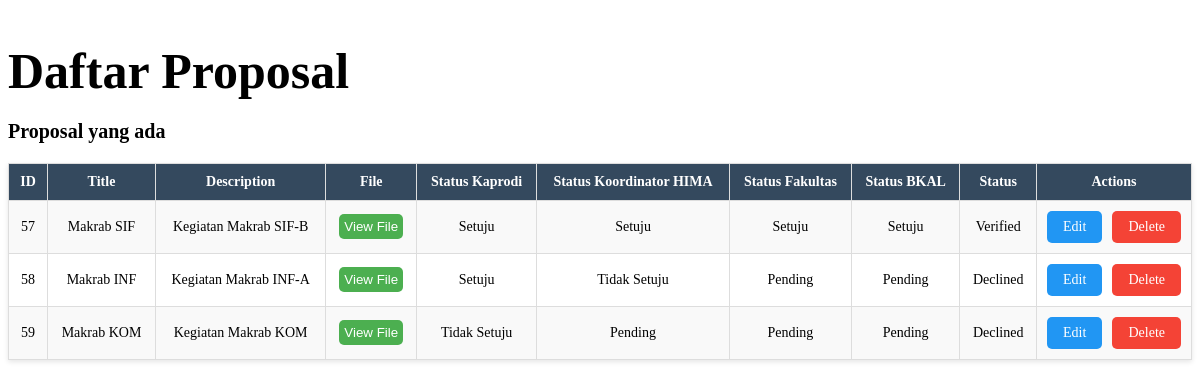
Page /proposal.php (signed in) on the committed database.
### tables this page shows
CREATE TABLE `proposal` (
  `id` int(11) NOT NULL,
  `title` varchar(255) NOT NULL,
  `description` text NOT NULL,
  `koordinator_hima` enum('Setuju','Tidak Setuju','Pending') DEFAULT 'Pending',
  `kaprodi` enum('Setuju','Tidak Setuju','Pending') DEFAULT 'Pending',
  `fakultas` enum('Setuju','Tidak Setuju','Pending') DEFAULT 'Pending',
  `bkal` enum('Setuju','Tidak Setuju','Pending') DEFAULT 'Pending',
  `created_by` int(11) NOT NULL,
  `created_at` timestamp NOT NULL DEFAULT current_timestamp(),
  `updated_at` timestamp NOT NULL DEFAULT current_timestamp() ON UPDATE current_timestamp(),
  `file_path` varchar(255) DEFAULT NULL,
  `status` enum('Pending','Verified','Declined','Updated') DEFAULT 'Pending'
);

### proposal.php (the view, shortened to what this page needs)
<?php
$user = $_SESSION['user'];
include 'config/db.php';
$query = "
    SELECT *,
        CASE
            WHEN kaprodi = 'Setuju' AND koordinator_hima = 'Setuju' AND fakultas = 'Setuju' AND bkal = 'Setuju' THEN 'Verified'
            WHEN kaprodi = 'Tidak Setuju' OR koordinator_hima = 'Tidak Setuju' OR fakultas = 'Tidak Setuju' OR bkal = 'Tidak Setuju' THEN 'Declined'
            WHEN kaprodi = 'Pending' OR koordinator_hima = 'Pending' OR fakultas = 'Pending' OR bkal = 'Pending' THEN
                CASE
                    WHEN updated_at IS NOT NULL AND TIMESTAMPDIFF(MINUTE, updated_at, NOW()) < 5 THEN 'Updated'
                    WHEN updated_at IS NOT NULL THEN 'Pending'
                    ELSE 'Ongoing'
                END
            WHEN created_at IS NOT NULL AND updated_at IS NULL THEN 'Ongoing'
            ELSE 'Unknown'
        END AS status
    FROM proposal
";
$result = mysqli_query($conn, $query);
?>
<!DOCTYPE html>
<html lang="en">
<head>
</head>
<body>
    <h2 style="font-size: 50px; margin-bottom: 20px;">Daftar Proposal</h2>
    <h3 style="font-size: 20px; margin-bottom: 20px;">Proposal yang ada</h3>
    <table>
        <tr>
            <th>ID</th>
            <th>Title</th>
            <th>Description</th>
            <th>File</th>
            <th>Status Kaprodi</th>
            <th>Status Koordinator HIMA</th>
            <th>Status Fakultas</th>
            <th>Status BKAL</th>
            <th>Status</th>
            <th>Actions</th>
        </tr>
        <?php while ($proposal = mysqli_fetch_assoc($result)): ?>
        <tr>
            <td><?= htmlspecialchars($proposal['id']); ?></td>
            <td><?= htmlspecialchars($proposal['title']); ?></td>
            <td><?= htmlspecialchars($proposal['description']); ?></td>
            <td>
            <?php if ($proposal['file_path']): ?>
            <a href="crud/<?= htmlspecialchars($proposal['file_path']); ?>" target="_blank">
            <button style="background-color: #4CAF50; color: white; padding: 5px 5px; border: none; border-radius: 5px; cursor: pointer;">
            View File
             </button></a>
                <?php else: ?>
                    No file uploaded
                <?php endif; ?>
            </td>
            <td><?= htmlspecialchars($proposal['kaprodi']); ?></td>
            <td><?= htmlspecialchars($proposal['koordinator_hima']) ?? 'Pending'; ?></td>
            <td><?= htmlspecialchars($proposal['fakultas']) ?? 'Pending'; ?></td>
            <td><?= htmlspecialchars($proposal['bkal']) ?? 'Pending'; ?></td>
            <td>
                <?= htmlspecialchars($proposal['status']); ?>
            </td>
            <td>
                <?php if ($user['kode_role'] == 'PRD' && $proposal['kaprodi'] == 'Pending'): ?>
                     <a href="validate_proposal.php?id=<?= htmlspecialchars($proposal['id']); ?>&action=approve&role=PRD" style="text-decoration: none; color: white;">
                        <button class="btn-setuju">Setuju</button>
                     </a>
                    <a href="validate_proposal.php?id=<?= htmlspecialchars($proposal['id']); ?>&action=decline&role=PRD" style="text-decoration: none; color: white;">
                        <button class="btn-tolak">Tidak Setuju</button>
                    </a>
                <?php elseif ($user['kode_role'] != 'PRD' && $user['kode_role'] != 'KRD' && $user['kode_role'] != 'FKT' && $user['kode_role'] != 'BKL'): ?>
                    <div style="display: flex; justify-content: space-between;">
                        <a href="crud/edit_proposal.php?id=<?= htmlspecialchars($proposal['id']); ?>" class="btn-edit">Edit</a>
                        <a href="crud/delete_proposal.php?id=<?= htmlspecialchars($proposal['id']); ?>" class="btn-delete" onclick="return confirm('Yakin ingin menghapus proposal ini?')">Delete</a>
                    </div>
                <?php endif; ?>
            </td>
        </tr>
        <?php endwhile; ?>
    </table>
</body>
</html>

### proposal.php (style rules this page uses)
table { width: 100%; max-width: 1200px; margin-bottom: 20px; border-collapse: collapse; box-shadow: 0 2px 5px rgba(1, 1, 1, 0.1); }
table th, table td { padding: 10px; text-align: center; font-size: 14px; border: 1px solid #ddd; }
table th { background-color: #34495e; color: white; font-weight: bold; }
table tr:nth-child(even) { background-color: #f9f9f9; }
.btn-view, .btn-setuju, .btn-tolak, .btn-edit, .btn-delete { font-size: 14px; padding: 8px 16px; border: none; border-radius: 5px; cursor: pointer; transition: background-color 0.3s ease; text-align: center; text-decoration: none; }
.btn-edit { background-color: #2196F3; color: white; }
.btn-delete { background-color: #f44336; color: white; }

### rows in the picture
proposal: id "57", title "Makrab SIF", description "Kegiatan Makrab SIF-B", kaprodi "Setuju", koordinator_hima "Setuju", fakultas "Setuju", bkal "Setuju", status "Verified"
proposal: id "58", title "Makrab INF", description "Kegiatan Makrab INF-A", kaprodi "Setuju", koordinator_hima "Tidak Setuju", fakultas "Pending", bkal "Pending", status "Declined"
proposal: id "59", title "Makrab KOM", description "Kegiatan Makrab KOM", kaprodi "Tidak Setuju", koordinator_hima "Pending", fakultas "Pending", bkal "Pending", status "Declined"
